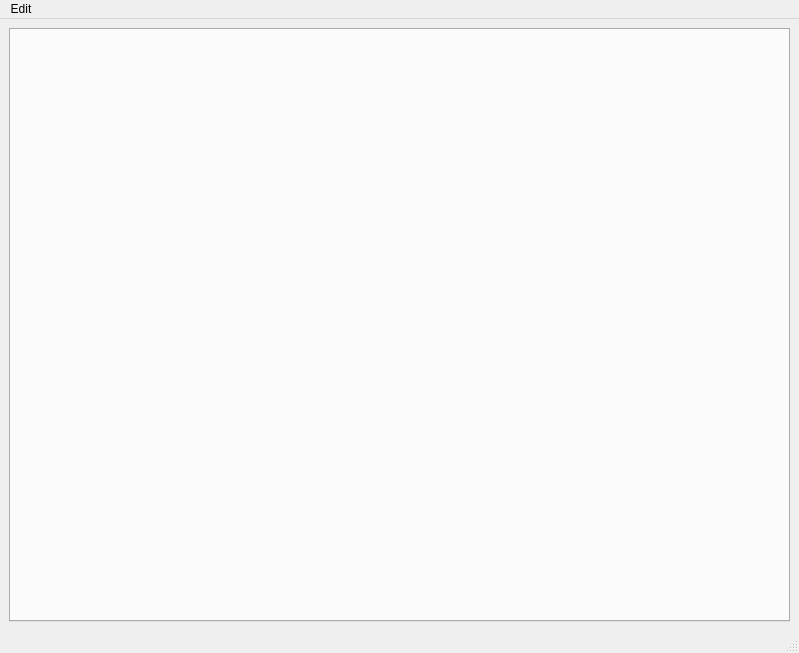
<?xml version="1.0" encoding="UTF-8"?>
<ui version="4.0">
 <class>MainWindow</class>
 <widget class="QMainWindow" name="MainWindow">
  <property name="geometry">
   <rect>
    <x>0</x>
    <y>0</y>
    <width>799</width>
    <height>653</height>
   </rect>
  </property>
  <property name="windowTitle">
   <string>MainWindow</string>
  </property>
  <widget class="QWidget" name="centralwidget">
   <property name="enabled">
    <bool>true</bool>
   </property>
   <layout class="QHBoxLayout" name="horizontalLayout_2">
    <item>
     <widget class="QTabWidget" name="tabWidget">
      <property name="currentIndex">
       <number>-1</number>
      </property>
     </widget>
    </item>
   </layout>
  </widget>
  <widget class="QMenuBar" name="menubar">
   <property name="geometry">
    <rect>
     <x>0</x>
     <y>0</y>
     <width>799</width>
     <height>25</height>
    </rect>
   </property>
   <widget class="QMenu" name="menuEdit">
    <property name="title">
     <string>Edit</string>
    </property>
    <addaction name="actionUndo"/>
    <addaction name="actionRedo"/>
   </widget>
   <addaction name="menuEdit"/>
  </widget>
  <widget class="QStatusBar" name="statusbar"/>
  <action name="actionUndo">
   <property name="text">
    <string>Undo</string>
   </property>
  </action>
  <action name="actionRedo">
   <property name="text">
    <string>Redo</string>
   </property>
  </action>
 </widget>
 <resources/>
 <connections/>
</ui>
